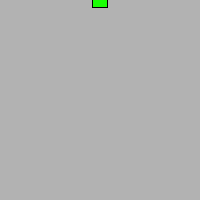
Frame 1 (no input)
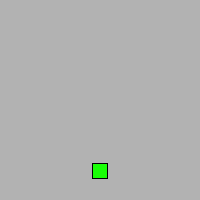
Frame 60 (the mouse pressed at the canvas centre just before this capture)
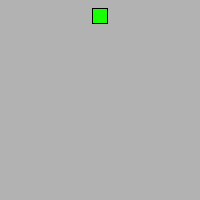
Frame 120 (the mouse held since frame 60 and released just before this capture)

The Processing sketch that drew these frames (run headless with seeded random() and noise(); from frame 60 on, the mouse is pressed at the canvas centre):

// Processing sketch: processing_98090
// ── processing_98090.pde

float x = 100;   
float y = 0;  

float speed = 0; 
float gravity = 0.1;  

void setup() {
  size(200,200);

}

void draw() {
  background(178, 167);
  fill(25, 255, 5);
  stroke(1);
  rectMode(CENTER);
  rect(x,y,15,15);
  
  y = y + speed;
  speed = speed + gravity;
  if (y > height) {
    speed = speed * -0.95;  
  }
}
